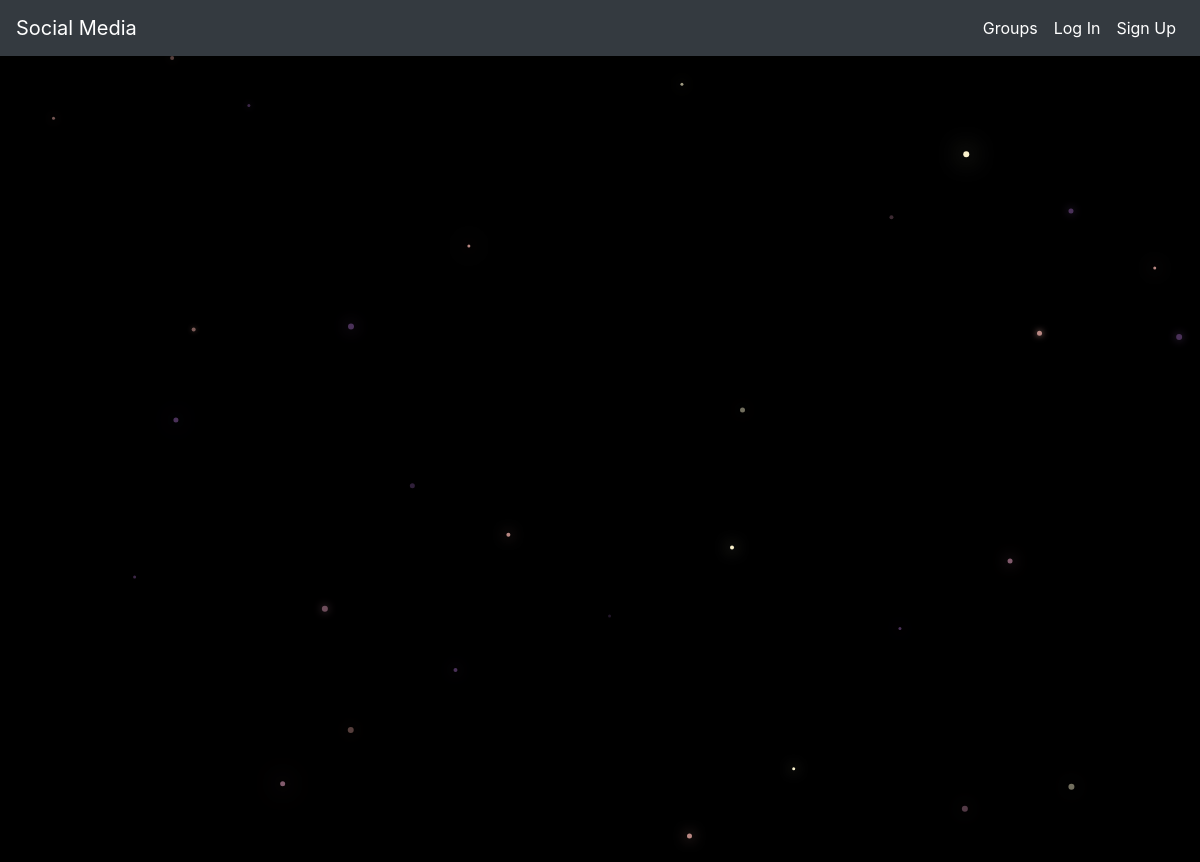
/posts/, run on an earlier commit of the app's database.
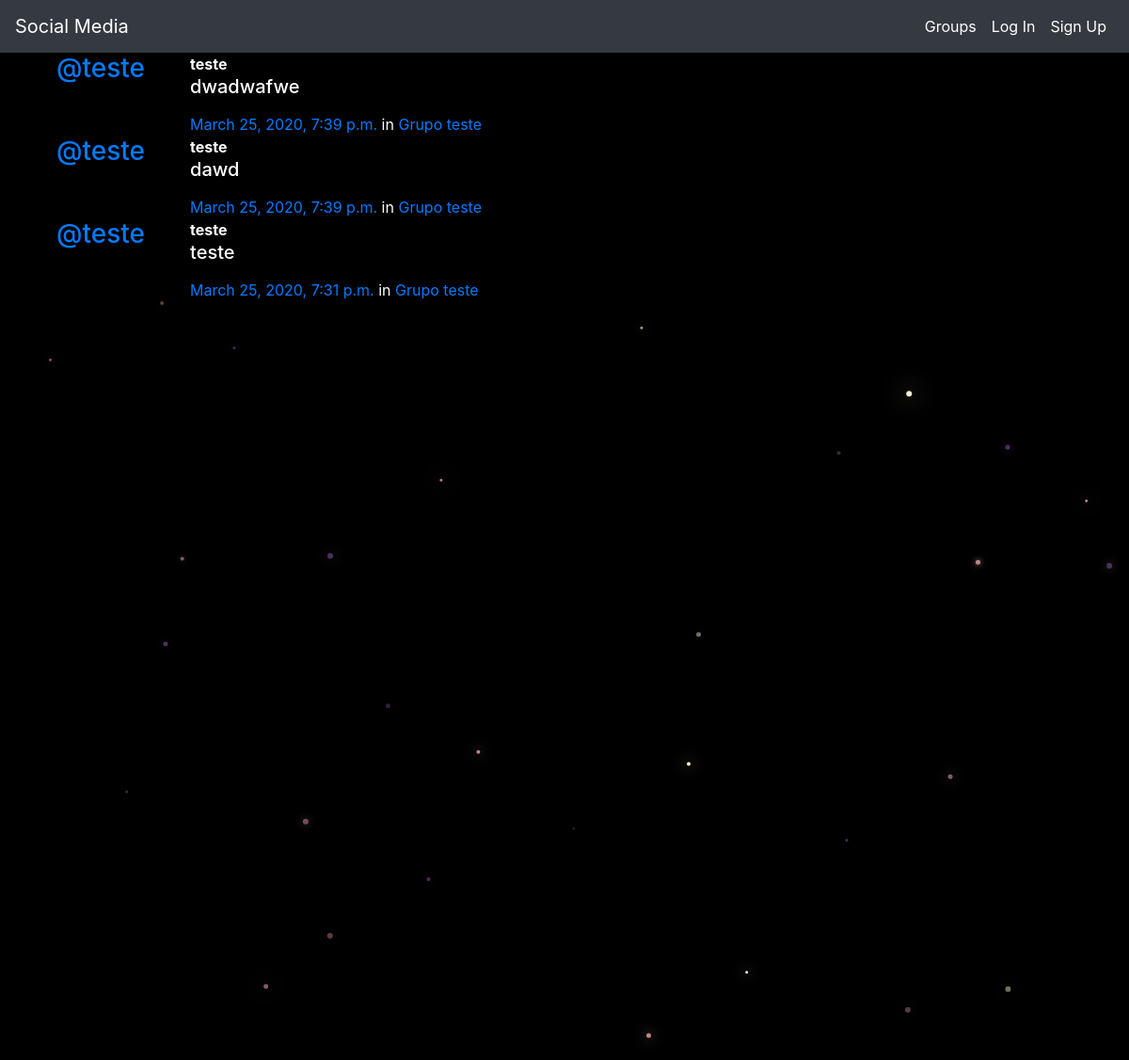
And on a later commit of the database.
### posts/models.py (models this page shows, shortened)
class Post(models.Model):
  user = models.ForeignKey(User,related_name='posts',on_delete=models.CASCADE)
  created_at = models.DateTimeField(auto_now=True)
  message = models.TextField()
  message_html = models.TextField(editable=False)
  group = models.ForeignKey(Group,related_name='posts',null=True,blank=True,on_delete=models.CASCADE)
  class Meta:
    ordering = ['-created_at']
    unique_together = ['user','message']

### groups/models.py (models this page shows, shortened)
class Group(models.Model):
  name = models.CharField(max_length=256,unique=True)
  slug = models.SlugField(allow_unicode=True,unique=True)
  description = models.TextField(blank=True,default='')
  description_html = models.TextField(editable=False,default='',blank=True)
  members = models.ManyToManyField(User,through='GroupMember')
  class Meta:
    ordering = ['name']

### posts/views.py (the view)
# urls.py: path('',views.PostList.as_view(),name='all'),
class PostList(SelectRelatedMixin,generic.ListView):
  model = models.Post
  select_related = ('user','group')

### posts/templates/posts/post_list.html (shortened to what this page needs)
{% extends 'posts/post_base.html' %}
{% block post_content %}
<div class="col-md-8">
  {% for post in post_list %}
  {% include 'posts/_post.html' %}
  {% endfor %}
</div>
{% endblock %}

### posts/templates/posts/_post.html (shortened to what this page needs)
<div class="media">
	<h3 class="mr-5"><a href="{% url 'posts:for_user' username=post.user.username %}">@{{ post.user.username }}</a></h3>
	<div class="media-body">
		<strong>{{ post.user.username }}</strong>
		<h5>{{ post.message_html|safe }}</h5>
			<time class="time"><a href="{% url 'posts:single' username=post.user.username pk=post.pk %}">{{ post.created_at }}</a></time>
			{% if post.group %}
			<span class="group-name">in <a href="#">{{ post.group.name }}</a></span>
			{% endif %}
	</div>
</div>

What changed in the data, as far as the page shows it:
added Post: user.username "teste", message_html "dwadwafwe", created_at "March 25, 2020, 7:39 p.m.", group.name "Grupo teste"
added Post: user.username "teste", message_html "dawd", created_at "March 25, 2020, 7:39 p.m.", group.name "Grupo teste"
added Post: user.username "teste", message_html "teste", created_at "March 25, 2020, 7:31 p.m.", group.name "Grupo teste"
